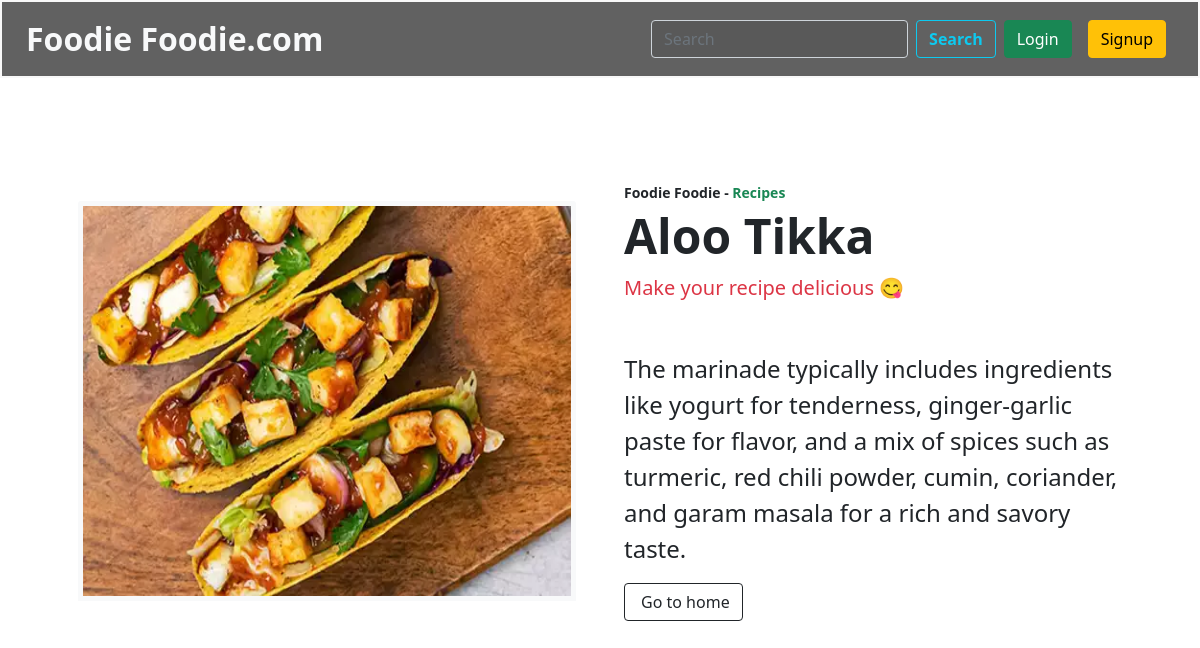
Page /viewrecipe/59 on the committed database.
### home/models.py (models this page shows, shortened)
class Recipe(models.Model):
    user = models.ForeignKey(User, on_delete=models.SET_NULL, null=True, blank=True)
    recipe_name = models.CharField(max_length = 100,default=' ')
    Description = models.TextField(default=' ')
    image = models.ImageField(upload_to='recipe_images/')

### home/views.py (the view)
# urls.py: path('viewrecipe/<id>',views.viewRecipe),
def viewRecipe(request,id):
   view = Recipe.objects.get(id = id)
   item = {'view':view}
   return render(request,'viewRecipe.html',item)

### templates/viewRecipe.html (shortened to what this page needs)
<!DOCTYPE html>
<html lang="en">
  <head>
    <link href="https://cdn.jsdelivr.net/npm/bootstrap@5.3.2/dist/css/bootstrap.min.css" rel="stylesheet" />
    <link href="https://cdn.jsdelivr.net/npm/bootstrap@5.1.0/dist/css/bootstrap.min.css" rel="stylesheet" />
    <link rel="stylesheet" href="/static/CSS/viewRecipe.css">
  </head>
  <body>
    <nav class="navbar mb-2">
        <div class="container-fluid ">
            <a class="navbar-brand text-light fs-2"><b>Foodie Foodie.com</b></a>
            <form class="d-flex" role="search" method="get">
                <input class="form-control text-light me-2" name="search" type="search" placeholder="Search" aria-label="Search">
                <button class="btn btn-outline-info" type="submit"><b>Search</b></button>
                {% if user.is_authenticated %}
                <div class="btn-group">
                    <button class="btn btn-warning dropdown-toggle mx-2" type="button" data-bs-toggle="dropdown"
                        aria-expanded="false">
                        Welcome {{ request.user }}
                    </button>
                    <ul class="dropdown-menu mt-3">
                        <li><a class="dropdown-item" href="/logout/">Logout</a></li>
                    </ul>
                </div>
                {% else %}
                <a href="/login/" class="btn btn-success mx-2">Login</a>
                <a href="/signup/" class="btn btn-warning mx-2">Signup</a>
                {% endif %}
            </form>
        </div>
    </nav>
    <section class="py-5 ">
        <div class="container px-4 px-lg-5 my-5">
            <div class="row gx-4 gx-lg-5 align-items-center">
                <div class="col-md-6"><img width="400" height="400" class="card-img-top mb-5 border border-5 border-light mb-md-0" src="/media/{{ view.image }}" alt="..."></div>
                <div class="col-md-6">
                    <b><div class="small mb-1">Foodie Foodie - <span class="text-success">Recipes</span></div></b>
                    <h1 class="display-5 fw-bolder">{{ view.recipe_name }}</h1>
                    <div class="fs-5 mb-5">
                        <span class="text-danger">Make your recipe delicious 😋</span>
                    </div>
                    <p class="lead fs-4"><b>{{view.Description}}</b></p>
                    <div class="d-flex">
                        <a href="/" class="btn btn-outline-dark flex-shrink-0" fdprocessedid="epm2snn">
                            Go to home
                        </a>
                    </div>
                </div>
            </div>
        </div>
    </section>
  </body>
</html>

### static/CSS/viewRecipe.css (style rules this page uses)
body { background-image: url('/static/images/ground.jpg'); background-size: cover; background-repeat: no-repeat; }
.form-control { background-color: rgba(0, 0, 0, 0.086); }
.navbar { border: 2px solid #f8f8f8; background-color: rgba(0, 0, 0, 0.619); }

### rows in the picture
Recipe: image (picture), recipe_name "Aloo Tikka", Description "The marinade typically includes ingredients like yogurt for tenderness, ginger-garlic paste for flavor, and a mix of spices such as turmeric, red chili powder, cumin, coriander, and garam masala for a rich and savory taste."
